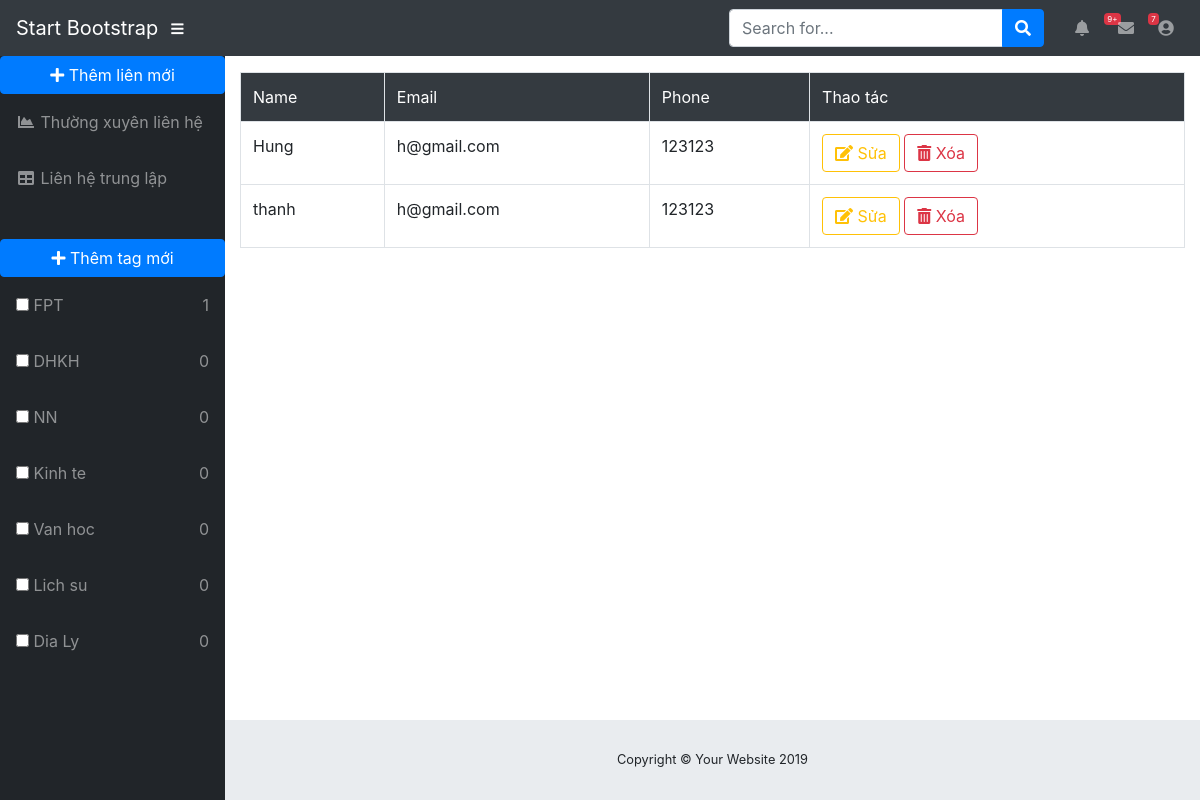
The app's page /index.php (signed in) with its own data.
### tables this page shows
CREATE TABLE `tag` (
  `Id` int(11) NOT NULL,
  `Name` varchar(50) NOT NULL,
  `Total` int(11) NOT NULL
);

CREATE TABLE `contact` (
  `Id` int(11) NOT NULL,
  `Name` varchar(50) NOT NULL,
  `Email` varchar(100) NOT NULL,
  `Phone` varchar(20) NOT NULL,
  `IdUser` int(11) NOT NULL
);

### model/tag.php (called while the page is built, shortened)
<?php
class Tag {
    function __construct($id, $name, $total)
    {
        $this->id = $id;
        $this->name = $name;
        $this->total = $total;
    }
    static function connect()
    {
        $con = new mysqli("localhost", "root", "", "contactmanager");
        $con->set_charset("utf8");
        return $con;
    }
    static function getListTagFromDB()
    {
        $con = Tag::connect();
        $sql = "SELECT * FROM `tag`";
        $result = $con->query($sql);
        $lsTag = array();
        if ($result->num_rows > 0) {
            while ($row = $result->fetch_assoc()) {
                $tag = new Tag($row["Id"], $row["Name"], $row["Total"]);
                array_push($lsTag, $tag);
            }
        }
        return $lsTag;
    }
}
?>

### model/contact.php (called while the page is built, shortened)
<?php
class Contact {
    function __construct($id, $name, $email, $phone, $idUser)
    {
        $this->id = $id;
        $this->name = $name;
        $this->email= $email;
        $this->phone = $phone;
    }
    static function connect()
    {
        $con = new mysqli("localhost", "root", "", "contactmanager");
        $con->set_charset("utf8");
        return $con;
    }
    static function getListContactFromDB()
    {
        $con = Contact::connect();
        $sql = "SELECT * FROM `contact`";
        $result = $con->query($sql);
        $lscontact = array();
        if ($result->num_rows > 0) {
            while ($row = $result->fetch_assoc()) {
                $contact = new Contact($row["Id"], $row["Name"], $row["Email"], $row["Phone"], $row["IdUser"]);
                array_push($lscontact, $contact);
            }
        }
        return $lscontact;
    }
}
?>

### index.php (the view, shortened to what this page needs)
<?php
include_once("header.php")
?>
<?php
include_once("nav.php")
?>
<?php
include_once("model/contact.php");
include_once("model/tag.php");
$lsFromDB = Contact::getListContactFromDB();
?>
<table id="contentAjax" class="table table-bordered">
    <tr style="background: #343a40; color: white">
        <td>Name</td>
        <td>Email</td>
        <td>Phone</td>
        <td>Thao tác</td>
    </tr>
    <?php foreach ($lsFromDB as  $contactItem) { ?>
        <tr>
            <td><?php echo $contactItem->name ?></td>
            <td><?php echo $contactItem->email ?></td>
            <td><?php echo $contactItem->phone ?></td>
            <td>
                <span>
                    <button data-toggle="modal" data-target="<?php echo "#editContact" . $contactItem->id; ?>" class="btn btn-outline-warning"><i class="fas fa-edit"></i>&nbsp;Sửa</button>
                </span>
                <form style="display: inline;" action="index.php" method="post">
                    <button type="submit" name="action" value="delete" class="btn btn-outline-danger"><i class="fas fa-trash-alt"></i>&nbsp;Xóa</button>
                </form>
            </td>
        </tr>
    <?php } ?>
</table>
<?php
include_once("footer.php")
?>

### header.php (shortened to what this page needs)
<!DOCTYPE html>
<html lang="en">
<head>
  <link href="vendor/fontawesome-free/css/all.min.css" rel="stylesheet" type="text/css">
  <link href="vendor/datatables/dataTables.bootstrap4.css" rel="stylesheet">
  <link href="css/sb-admin.css" rel="stylesheet">
</head>

### nav.php (shortened to what this page needs)
<?php
include_once("model/tag.php");
$lsTagFromDB = Tag::getListTagFromDB();
?>
<body>
  <nav class="navbar navbar-expand navbar-dark bg-dark static-top">
    <a class="navbar-brand mr-1" href="index.html">Start Bootstrap</a>
    <button class="btn btn-link btn-sm text-white order-1 order-sm-0" id="sidebarToggle" href="#">
      <i class="fas fa-bars"></i>
    </button>
    <form class="d-none d-md-inline-block form-inline ml-auto mr-0 mr-md-3 my-2 my-md-0">
      <div class="input-group">
        <input type="text" class="form-control" placeholder="Search for..." aria-label="Search" aria-describedby="basic-addon2">
        <div class="input-group-append">
          <button class="btn btn-primary" type="button">
            <i class="fas fa-search"></i>
          </button>
        </div>
      </div>
    </form>
    <ul class="navbar-nav ml-auto ml-md-0">
      <li class="nav-item dropdown no-arrow mx-1">
        <a class="nav-link dropdown-toggle" href="#" id="alertsDropdown" role="button" data-toggle="dropdown" aria-haspopup="true" aria-expanded="false">
          <i class="fas fa-bell fa-fw"></i>
          <span class="badge badge-danger">9+</span>
        </a>
      </li>
      <li class="nav-item dropdown no-arrow mx-1">
        <a class="nav-link dropdown-toggle" href="#" id="messagesDropdown" role="button" data-toggle="dropdown" aria-haspopup="true" aria-expanded="false">
          <i class="fas fa-envelope fa-fw"></i>
          <span class="badge badge-danger">7</span>
        </a>
      </li>
      <li class="nav-item dropdown no-arrow">
        <a class="nav-link dropdown-toggle" href="#" id="userDropdown" role="button" data-toggle="dropdown" aria-haspopup="true" aria-expanded="false">
          <i class="fas fa-user-circle fa-fw"></i>
        </a>
      </li>
    </ul>
  </nav>
  <div id="wrapper">
    <ul class="sidebar navbar-nav">
      <li data-toggle="modal" data-target="#addContact" class="btn btn-primary">
        <i class="fas fa-plus"></i>
        <span>Thêm liên mới</span>
      </li>
      <li class="nav-item">
        <a class="nav-link" href="#">
          <i class="fas fa-fw fa-chart-area"></i>
          <span>Thường xuyên liên hệ</span></a>
      </li>
      <li class="nav-item">
        <a class="nav-link" href="#">
          <i class="fas fa-fw fa-table"></i>
          <span>Liên hệ trung lập</span></a>
      </li>
      <li data-toggle="modal" data-target="#addTag" class="btn btn-primary">
        <i class="fas fa-plus"></i>
        <span>Thêm tag mới</span>
      </li>
<form id="listtag">
      <?php foreach ($lsTagFromDB as  $tagItem) { ?>
      <li class="nav-item">
        <div class="nav-link">
          <input class="listtag3" id="listtag2" onclick="showContact(<?php echo $tagItem->id?>)" type="checkbox" name="listtag[]" value="<?php echo $tagItem->id?>">
          <span><?php echo $tagItem->name ?></span>
          <span class="float-right"><?php echo $tagItem->total ?></span>
          </div>
      </li>
      <?php } ?>
      </form>
    </ul>
    <div id="content-wrapper">
      <div class="container-fluid">

### footer.php (shortened to what this page needs)
</div>
<footer class="sticky-footer">
  <div class="container my-auto">
    <div class="copyright text-center my-auto">
      <span>Copyright © Your Website 2019</span>
    </div>
  </div>
</footer>
</div>
</div>
</body>
</html>

### records on screen
tag: Name "FPT", Total "1"
tag: Name "DHKH", Total "0"
tag: Name "NN", Total "0"
tag: Name "Kinh te", Total "0"
tag: Name "Van hoc", Total "0"
tag: Name "Lich su", Total "0"
tag: Name "Dia Ly", Total "0"
contact: Name "Hung", Email "h@gmail.com", Phone "123123"
contact: Name "thanh", Email "h@gmail.com", Phone "123123"
